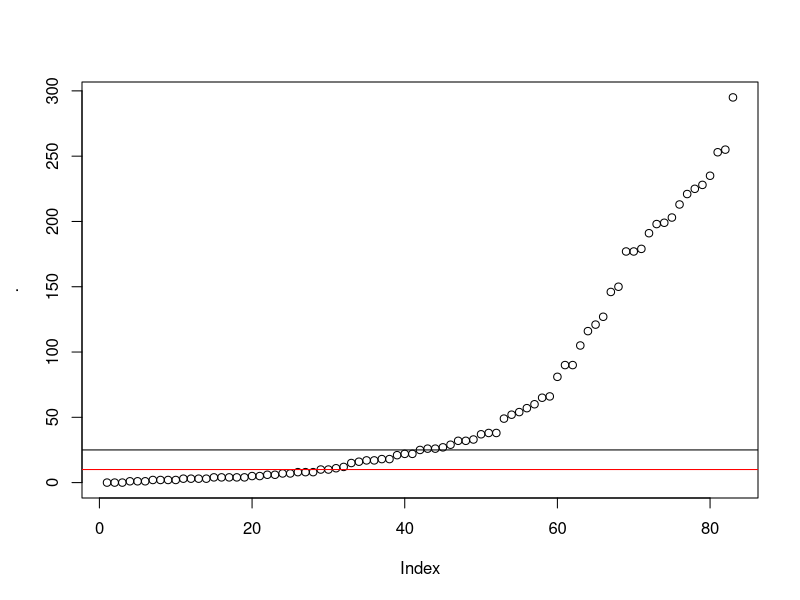
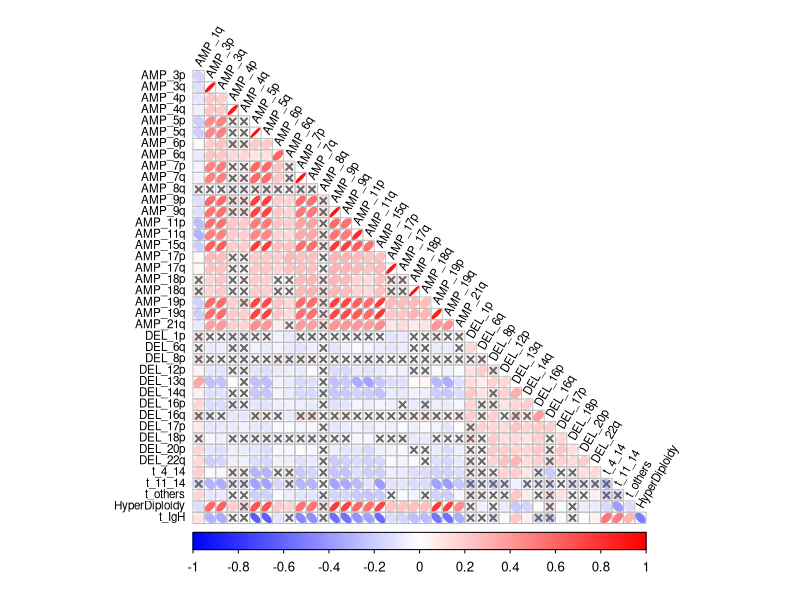

These charts were generated, in order, by the following R code:
#####################  Correlation matrix SCRIPT ###########################

library(data.table)
library(tidyverse)

# import<-fread("D:/analisi_in_corso/risk_1q_13/complete_database_1q_13_181019.txt")
import<-fread("results/complete_database_BO_1q_13.txt")


# select only relevant variables to associate
names(import)
data<-import %>% select(contains("maj_broad"), contains("maj_focal"), contains("maj_call"), HyperDiploidy, matches("^t_"))
names(data)

#____ Build CALLS for traslocations ______

data$t_others <- data$t_14_16 + data$t_14_20 + data$t_6_14

data$t_IgH <- ifelse(data$t_11_14 == 1 | data$t_4_14 == 1 | data$t_others == 1, 1,0 )

#____ KEEP ONLY UNIQUE/RELVANT CALLS____ 

# unique calls
data <- data %>% select( -c(AMP_maj_broad_chr_1q, 
                            AMP_maj_broad_chr_8q, 
                            DEL_maj_broad_chr_17p, 
                            DEL_maj_broad_chr_13q, 
                            DEL_maj_broad_chr_14q, 
                            DEL_maj_broad_chr_1p,
                            DEL_maj_broad_chr_16q, 
                            contains("maj_focal"),
                            t_14_16,
                            t_6_14,
                            t_14_20
))
names(data)

# relevant calls
data <- as.data.frame(data)
data %>% summarise_all(sum, na.rm =T) %>% as.numeric %>% sort %>% plot + abline(h = 25) + abline(h = 10, col="red")
data %>% summarise_all(sum, na.rm =T) %>% `>`(25) %>% as.vector -> rel

data <- data[rel]
names(data)
data %>% summarise_all(sum, na.rm =T) %>% `>`(25) %>% as.vector %>% table


#------------------ OPTIONAL: add group risk 1q & 13 ------------------------
MM_risk <- ifelse( data$AMP_maj_call_chr_1q == 1 & data$DEL_maj_call_chr_13q ==1, 1,
                   ifelse(data$AMP_maj_call_chr_1q == 1 | data$DEL_maj_call_chr_13q ==1, 2, 3) )

table(MM_risk)
table(MM_risk, data$t_4_14)

data$MM_risk_1 <- ifelse(MM_risk==1, 1,0)
data$MM_risk_2 <- ifelse(MM_risk==2, 1,0)
data$MM_risk_3 <- ifelse(MM_risk==3, 1,0)

# RESHAPE COLUMNS

names(data) <- names(data) %>% str_replace("maj_broad_chr_|maj_call_chr_","") 

asd <- data %>% select(AMP_1q, AMP_3p:AMP_7q, AMP_8q, AMP_9p,AMP_9q, AMP_11p:AMP_21q, 
                       DEL_1p, DEL_6q:DEL_12p, DEL_13q, DEL_14q, DEL_16p, DEL_16q, DEL_17p, DEL_18p, DEL_20p, DEL_22q, 
                       t_4_14, t_11_14, t_others, 
                       HyperDiploidy, t_IgH, MM_risk_1:MM_risk_3)


asd <- data %>% select(AMP_1q, AMP_3p:AMP_7q, AMP_8q, AMP_9p,AMP_9q, AMP_11p:AMP_21q, 
                       DEL_1p, DEL_6q:DEL_12p, DEL_13q, DEL_14q, DEL_16p, DEL_16q, DEL_17p, DEL_18p, DEL_20p, DEL_22q, 
                       t_4_14, t_11_14, t_others, 
                       HyperDiploidy, t_IgH)



############################################### CORRELATION MATRIX #########################################################


dataM <- as.matrix(asd)
rownames(dataM) <- rownames(import)
rownames(dataM)

sumsEvents <- apply(dataM, 2, sum, na.rm = TRUE)
sumsEvents

0.05*513
25/513

idxEvents <- which(sumsEvents >= 25)

dataMF <- dataM[,idxEvents]
apply(dataMF, 2, sum, na.rm = TRUE)



library(corrplot)

M <- cor(dataMF, use = "pairwise.complete.obs")

pvalueMat <- cor.mtest(M, conf.level = 0.95)
pvalueMat$p

colbwr <- colorRampPalette(c("blue", "white", "red"))
colbwr2 <- colorRampPalette(c("#67001F", "#B2182B", "#D6604D", "#F4A582",
                              "#FDDBC7", "#FFFFFF", "#D1E5F0", "#92C5DE",
                              "#4393C3", "#2166AC", "#053061") %>% rev) 



#============== create correlation matrix plot ===============

dir.create("plots/correlation_plots/")

pdf("plots/correlation_plots/cor_matrix_BO.pdf", 
    width = 10, height = 11)

corrplot(M, type="lower", 
         method="ellipse", 
         tl.col="black", 
         col = colbwr(200),
         p.mat = pvalueMat$p, 
         sig.level = 0.05,
         insig = "pch", 
         pch.cex	=0.8, 
         pch.col ="grey40",
         diag = FALSE,
         tl.srt= 60,
         tl.cex=0.7,
         tl.pos="ld"
         # addgrid.col="white"
) 

dev.off()
